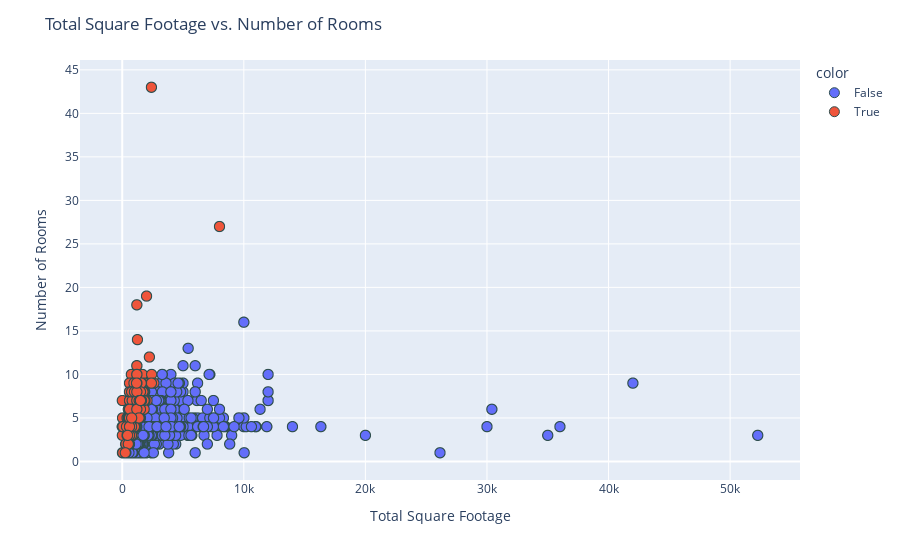

Notebook cell for this chart:
### Code cell
import plotly.express as px

fig = px.scatter(
    x=df6.total_sqft,
    y=df6.bhk,
    # If the condition is true, the marker will be red. Otherwise, it will be blue.
    # So it means that the suspicious rows will be red.
    color=df6["total_sqft"] / df6["bhk"] < 300,
)
fig.update_traces(
    marker=dict(
        size=10,
        line=dict(
            width=1,
            color="DarkSlateGrey",
        ),
    ),
    selector=dict(mode="markers"),
)
fig.update_layout(
    title="Total Square Footage vs. Number of Rooms",
    xaxis_title="Total Square Footage",
    yaxis_title="Number of Rooms",
)
fig.show()

### Figure 1 — Plotly figure (JSON) as saved in the notebook; plotly's stock layout.template omitted (floating-point values rounded to 4 significant figures; data arrays with more than 128 entries replaced by an {"elided": "..."} marker saying what was removed)
{"data": [{"hovertemplate": "color=False<br>x=%{x}<br>y=%{y}<extra></extra>", "legendgroup": "False", "marker": {"color": "#636efa", "line": {"color": "DarkSlateGrey", "width": 1}, "size": 10, "symbol": "circle"}, "mode": "markers", "name": "False", "showlegend": true, "type": "scattergl", "x": {"elided": "12456 float values"}, "xaxis": "x", "y": {"elided": "12456 int values"}, "yaxis": "y"}, {"hovertemplate": "color=True<br>x=%{x}<br>y=%{y}<extra></extra>", "legendgroup": "True", "marker": {"color": "#EF553B", "line": {"color": "DarkSlateGrey", "width": 1}, "size": 10, "symbol": "circle"}, "mode": "markers", "name": "True", "showlegend": true, "type": "scattergl", "x": {"elided": "744 int values"}, "xaxis": "x", "y": {"elided": "744 int values"}, "yaxis": "y"}], "layout": {"legend": {"title": {"text": "color"}, "tracegroupgap": 0}, "margin": {"t": 60}, "title": {"text": "Total Square Footage vs. Number of Rooms"}, "xaxis": {"anchor": "y", "domain": [0, 1], "title": {"text": "Total Square Footage"}}, "yaxis": {"anchor": "x", "domain": [0, 1], "title": {"text": "Number of Rooms"}}}}
